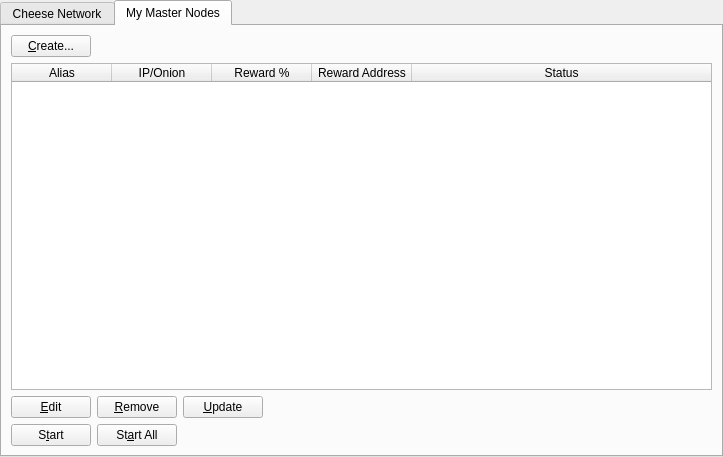
<?xml version="1.0" encoding="UTF-8"?>
<ui version="4.0">
 <class>MasternodeManager</class>
 <widget class="QWidget" name="MasternodeManager">
  <property name="geometry">
   <rect>
    <x>0</x>
    <y>0</y>
    <width>723</width>
    <height>457</height>
   </rect>
  </property>
  <property name="windowTitle">
   <string>Form</string>
  </property>
  <layout class="QVBoxLayout" name="topLayout">
   <property name="leftMargin">
    <number>0</number>
   </property>
   <property name="topMargin">
    <number>0</number>
   </property>
   <property name="rightMargin">
    <number>0</number>
   </property>
   <property name="bottomMargin">
    <number>0</number>
   </property>
   <item>
    <layout class="QVBoxLayout" name="verticalLayout">
     <property name="bottomMargin">
      <number>0</number>
     </property>
     <item>
      <widget class="QTabWidget" name="tabWidget">
       <property name="currentIndex">
        <number>1</number>
       </property>
       <widget class="QWidget" name="tab">
        <attribute name="title">
         <string>Cheese Network</string>
        </attribute>
        <layout class="QGridLayout" name="gridLayout">
         <item row="1" column="0">
          <widget class="QTableWidget" name="tableWidgetMasternodes">
           <property name="editTriggers">
            <set>QAbstractItemView::NoEditTriggers</set>
           </property>
           <property name="alternatingRowColors">
            <bool>true</bool>
           </property>
           <property name="selectionBehavior">
            <enum>QAbstractItemView::SelectRows</enum>
           </property>
           <property name="sortingEnabled">
            <bool>true</bool>
           </property>
           <attribute name="horizontalHeaderStretchLastSection">
            <bool>true</bool>
           </attribute>
           <column>
            <property name="text">
             <string>Address</string>
            </property>
           </column>
           <column>
            <property name="text">
             <string>Protocol</string>
            </property>
           </column>
           <column>
            <property name="text">
             <string>Active</string>
            </property>
           </column>
           <column>
            <property name="text">
             <string>Active (secs)</string>
            </property>
           </column>
           <column>
            <property name="text">
             <string>Last Seen</string>
            </property>
           </column>
           <column>
            <property name="text">
             <string>Pubkey</string>
            </property>
           </column>
          </widget>
         </item>
         <item row="0" column="0">
          <layout class="QHBoxLayout" name="horizontalLayout_3">
           <property name="bottomMargin">
            <number>0</number>
           </property>
           <item>
            <widget class="QLabel" name="label_2">
             <property name="text">
              <string>Cheese Node Count:</string>
             </property>
            </widget>
           </item>
           <item>
            <widget class="QLabel" name="countLabel">
             <property name="text">
              <string>0</string>
             </property>
            </widget>
           </item>
           <item>
            <spacer name="horizontalSpacer_3">
             <property name="orientation">
              <enum>Qt::Horizontal</enum>
             </property>
             <property name="sizeHint" stdset="0">
              <size>
               <width>40</width>
               <height>20</height>
              </size>
             </property>
            </spacer>
           </item>
          </layout>
         </item>
        </layout>
       </widget>
       <widget class="QWidget" name="tab_2">
        <attribute name="title">
         <string>My Master Nodes</string>
        </attribute>
        <layout class="QGridLayout" name="gridLayout_2">
         <item row="0" column="0">
          <layout class="QVBoxLayout" name="verticalLayout_2">
           <property name="bottomMargin">
            <number>0</number>
           </property>
           <item>
            <layout class="QHBoxLayout" name="horizontalLayout">
             <item>
              <widget class="QPushButton" name="createButton">
               <property name="text">
                <string>&amp;Create...</string>
               </property>
              </widget>
             </item>
             <item>
              <spacer name="horizontalSpacer">
               <property name="orientation">
                <enum>Qt::Horizontal</enum>
               </property>
               <property name="sizeHint" stdset="0">
                <size>
                 <width>40</width>
                 <height>20</height>
                </size>
               </property>
              </spacer>
             </item>
            </layout>
           </item>
           <item>
            <widget class="QTableWidget" name="tableWidget_2">
             <property name="minimumSize">
              <size>
               <width>695</width>
               <height>0</height>
              </size>
             </property>
             <property name="editTriggers">
              <set>QAbstractItemView::NoEditTriggers</set>
             </property>
             <property name="alternatingRowColors">
              <bool>true</bool>
             </property>
             <property name="selectionMode">
              <enum>QAbstractItemView::SingleSelection</enum>
             </property>
             <property name="selectionBehavior">
              <enum>QAbstractItemView::SelectRows</enum>
             </property>
             <attribute name="horizontalHeaderStretchLastSection">
              <bool>true</bool>
             </attribute>
             <column>
              <property name="text">
               <string>Alias</string>
              </property>
             </column>
             <column>
              <property name="text">
               <string>IP/Onion</string>
              </property>
             </column>
             <column>
              <property name="text">
               <string>Reward %</string>
              </property>
             </column>
             <column>
              <property name="text">
               <string>Reward Address</string>
              </property>
             </column>
             <column>
              <property name="text">
               <string>Status</string>
              </property>
             </column>
            </widget>
           </item>
           <item>
            <layout class="QHBoxLayout" name="horizontalLayout_2">
             <property name="bottomMargin">
              <number>0</number>
             </property>
             <item>
              <widget class="QPushButton" name="editButton">
               <property name="text">
                <string>&amp;Edit</string>
               </property>
              </widget>
             </item>
             <item>
              <widget class="QPushButton" name="removeButton">
               <property name="text">
                <string>&amp;Remove</string>
               </property>
              </widget>
             </item>
             <item>
              <widget class="QPushButton" name="UpdateButton">
               <property name="text">
                <string>&amp;Update</string>
               </property>
              </widget>
             </item>
             <item>
              <spacer name="horizontalSpacer_2">
               <property name="orientation">
                <enum>Qt::Horizontal</enum>
               </property>
               <property name="sizeHint" stdset="0">
                <size>
                 <width>40</width>
                 <height>20</height>
                </size>
               </property>
              </spacer>
             </item>
            </layout>
           </item>
           <item>
            <layout class="QHBoxLayout" name="horizontalLayout_4">
             <property name="bottomMargin">
              <number>0</number>
             </property>
            </layout>
           </item>
           <item>
            <layout class="QHBoxLayout" name="horizontalLayout_5">
             <property name="bottomMargin">
              <number>0</number>
             </property>
             <item>
              <widget class="QPushButton" name="startButton">
               <property name="text">
                <string>S&amp;tart</string>
               </property>
              </widget>
             </item>
             <item>
              <widget class="QPushButton" name="startAllButton">
               <property name="text">
                <string>St&amp;art All</string>
               </property>
              </widget>
             </item>
             <item>
              <spacer name="horizontalSpacer_5">
               <property name="orientation">
                <enum>Qt::Horizontal</enum>
               </property>
               <property name="sizeHint" stdset="0">
                <size>
                 <width>40</width>
                 <height>20</height>
                </size>
               </property>
              </spacer>
             </item>
            </layout>
           </item>
          </layout>
         </item>
        </layout>
       </widget>
      </widget>
     </item>
    </layout>
   </item>
  </layout>
 </widget>
 <resources/>
 <connections/>
</ui>
